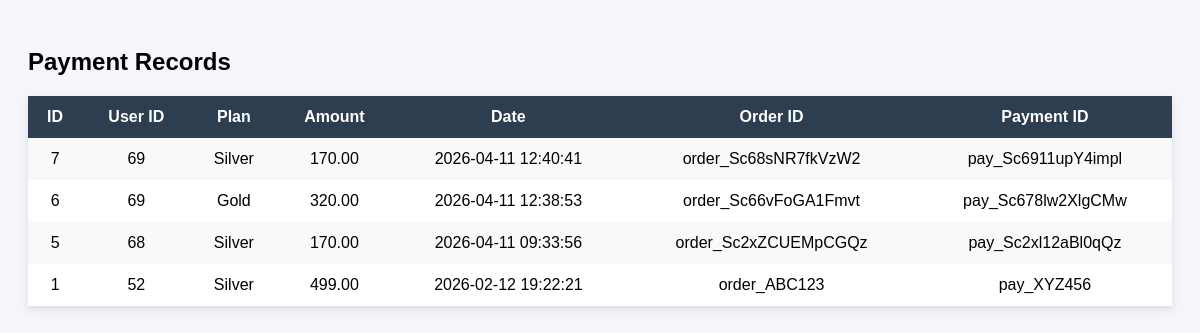
/php/admin/view_payments.php (signed in), run on the app's committed database.
### tables this page shows
CREATE TABLE `payments` (
  `payment_id` int NOT NULL,
  `user_id` int NOT NULL,
  `plan_name` varchar(50) DEFAULT NULL,
  `amount` decimal(10,2) DEFAULT NULL,
  `payment_date` datetime DEFAULT CURRENT_TIMESTAMP,
  `razorpay_order_id` varchar(100) DEFAULT NULL,
  `razorpay_payment_id` varchar(100) DEFAULT NULL
);

### php/admin/view_payments.php (the view, shortened to what this page needs)
<?php
include("../db.php");
$result = mysqli_query($db, "SELECT * FROM payments ORDER BY payment_date DESC");
?>
<!DOCTYPE html>
<html>
<head>
</head>
<body>
<h2>Payment Records</h2>
<table>
<tr>
<th>ID</th><th>User ID</th><th>Plan</th><th>Amount</th><th>Date</th><th>Order ID</th><th>Payment ID</th>
</tr>
<?php while($row = mysqli_fetch_assoc($result)){ ?>
<tr>
<td><?php echo $row['payment_id']; ?></td>
<td><?php echo $row['user_id']; ?></td>
<td><?php echo ucfirst($row['plan_name']); ?></td>
<td><?php echo $row['amount']; ?></td>
<td><?php echo $row['payment_date']; ?></td>
<td><?php echo $row['razorpay_order_id']; ?></td>
<td><?php echo $row['razorpay_payment_id']; ?></td>
</tr>
<?php } ?>
</table>
</body>
</html>

### php/admin/view_payments.php (style rules this page uses)
body { font-family: Arial, sans-serif; background:#f4f6f9; padding:20px; }
table { width:100%; border-collapse:collapse; background:#fff; box-shadow:0 4px 8px rgba(0,0,0,0.1); }
th, td { padding:12px; text-align:center; }
th { background:#2c3e50; color:#fff; }
tr:nth-child(even) { background:#f9f9f9; }

### data on the page
payments: payment_id "7", user "69", plan_name "Silver", amount "170.00", payment_date "2026-04-11 12:40:41", razorpay_order "order_Sc68sNR7fkVzW2", razorpay_payment "pay_Sc6911upY4impl"
payments: payment_id "6", user "69", plan_name "Gold", amount "320.00", payment_date "2026-04-11 12:38:53", razorpay_order "order_Sc66vFoGA1Fmvt", razorpay_payment "pay_Sc678lw2XlgCMw"
payments: payment_id "5", user "68", plan_name "Silver", amount "170.00", payment_date "2026-04-11 09:33:56", razorpay_order "order_Sc2xZCUEMpCGQz", razorpay_payment "pay_Sc2xl12aBl0qQz"
payments: payment_id "1", user "52", plan_name "Silver", amount "499.00", payment_date "2026-02-12 19:22:21", razorpay_order "order_ABC123", razorpay_payment "pay_XYZ456"
